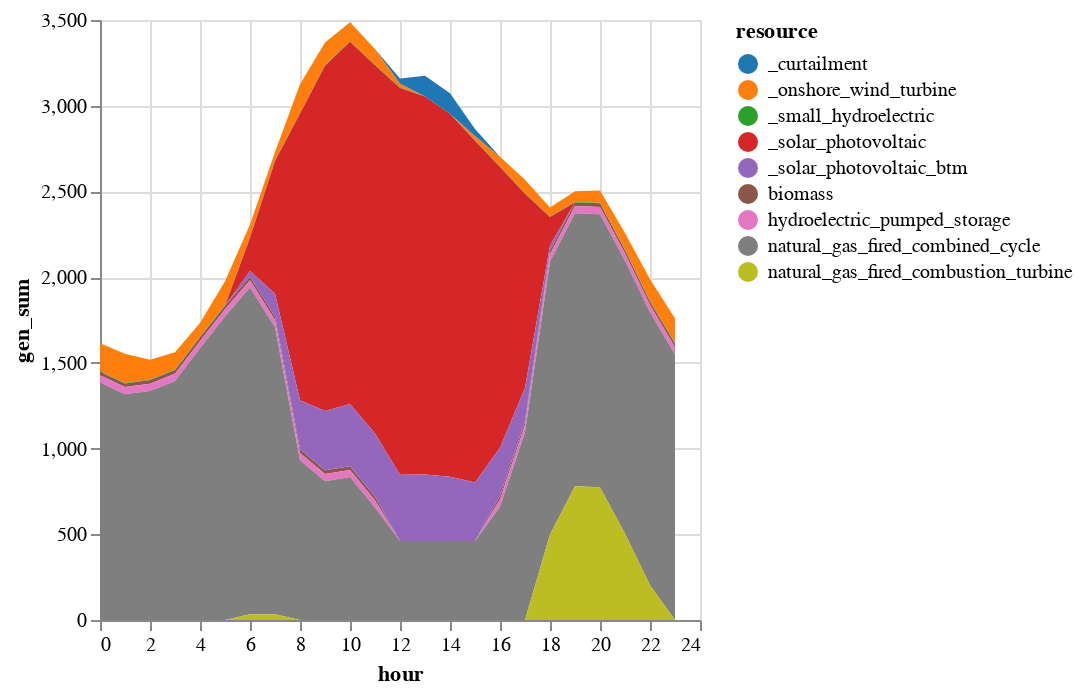

Notebook source saved alongside this figure:
### Code cell
# Add in BTM solar and curtailment and plot results

sol_gen = innerjoin(solution.gen, 
                    gen_df[!, [:r_id, :resource]], 
                    on = :r_id)
sol_gen = combine(groupby(sol_gen, [:resource, :hour]), 
            :gen => sum)

# Rename generators (for plotting purposes)
sol_gen[sol_gen.resource .== "solar_photovoltaic", :resource] .= "_solar_photovoltaic"
sol_gen[sol_gen.resource .== "onshore_wind_turbine", :resource] .= "_onshore_wind_turbine"
sol_gen[sol_gen.resource .== "small_hydroelectric", :resource] .= "_small_hydroelectric"

# BTM solar
btm = DataFrame(resource = repeat(["_solar_photovoltaic_btm"]; outer=length(T_period)), 
    hour = T_period,
    gen_sum = gen_variable_multi[gen_variable_multi.gen_full .== "wec_sdge_solar_photovoltaic_1.0",:cf] * 600)
append!(sol_gen, btm)

# Curtailment
curtail = combine(groupby(solution.curtail, [:hour]),
            :curt => sum)
curtail[!, :resource] .= "_curtailment"
rename!(curtail, :curt_sum => :gen_sum)
append!(sol_gen, curtail[:,[:resource, :hour, :gen_sum]])

# Rescale hours
sol_gen.hour = sol_gen.hour .- T_period[1]

sol_gen |>
@vlplot(:area, 
    x=:hour, y={:gen_sum, stack=:zero}, 
    color={"resource:n", scale={scheme="category10"}})

### Figure 1 — Vega-Lite specification as saved in the notebook (floating-point values rounded to 4 significant figures; data arrays with more than 128 entries replaced by an {"elided": "..."} marker saying what was removed)
{"data": {"values": {"elided": "216 records"}}, "encoding": {"color": {"field": "resource", "scale": {"scheme": "category10"}, "type": "nominal"}, "x": {"field": "hour", "type": "quantitative"}, "y": {"field": "gen_sum", "stack": "zero", "type": "quantitative"}}, "mark": "area"}
